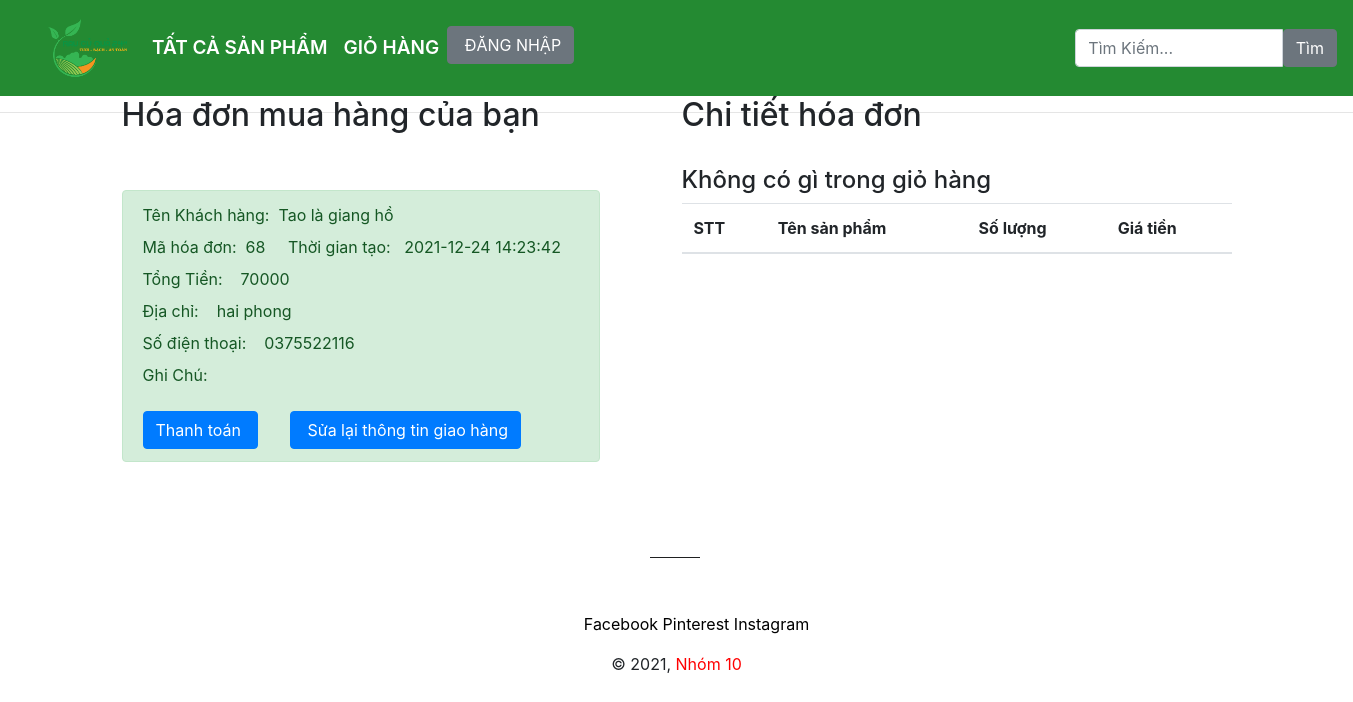
The app's page /order/index.php?id=1 with its own data.
### tables this page shows
CREATE TABLE `thanhvien` (
  `ID_ThanhVien` int(11) NOT NULL,
  `TenDangNhap` varchar(20) NOT NULL,
  `MatKhau` varchar(20) NOT NULL,
  `Email` varchar(50) NOT NULL,
  `HoVaTen` varchar(30) NOT NULL,
  `DiaChi` varchar(50) NOT NULL,
  `SoDienThoai` varchar(10) NOT NULL,
  `NgayDangKi` date NOT NULL
);

CREATE TABLE `hoadon` (
  `ID_HoaDon` int(11) NOT NULL,
  `ID_ThanhVien` int(11) NOT NULL,
  `ThoiGianLap` datetime NOT NULL,
  `DiaChi` varchar(30) NOT NULL,
  `GhiChu` varchar(30) NOT NULL,
  `GiaTien` float NOT NULL,
  `SoDienThoai` varchar(10) NOT NULL,
  `XuLy` tinyint(1) NOT NULL
);

### order/index.php (the view, shortened to what this page needs)
<?php
include("../conection.php");
$ID_ThanhVien=isset($_GET['id']) ? $_GET['id']: '';
$sql_getOrder="SELECT * FROM hoadon where ID_ThanhVien='$ID_ThanhVien' ORDER BY ID_HoaDon DESC";
$query_getOrder = mysqli_query($mysqli,$sql_getOrder);
$row_getOrder = mysqli_fetch_array($query_getOrder);
$sql_getCus="SELECT * FROM thanhvien where ID_ThanhVien='$ID_ThanhVien' ORDER BY ID_ThanhVien DESC";
$query_getCus = mysqli_query($mysqli,$sql_getCus);
$row_getCus = mysqli_fetch_array($query_getCus);
?>
<!DOCTYPE html >
<html style="scroll-behavior: smooth">
<head>
  <link rel="stylesheet"  href="../bootstrap/css/bootstrap.min.css">
  <link rel="stylesheet"  href="../bootstrap/css/bootstrap.css">
  <link rel="stylesheet"  href="../bootstrap/js/bootstrap.bundle.js">
  <link rel="stylesheet"  href="../bootstrap/js/bootstrap.bundle.min.js">
  <link rel="stylesheet"  href="../style.css">
  <link rel="stylesheet"  href="../themify-icons/themify-icons.css">
</head>
<body>
  <div class="sticky-top">
    <div class="menu sticky-top">
      <nav class="navbar navbar-expand-lg header-custom"  style="background-color: #248A32;">
        <div class="container-fluid font-header-custom">
          <a class="navbar-branch" href="../index.php">
            <img src="../image/logo/logochinh.png" height="80">
          </a>
          <div class="collapse navbar-collapse" id="navbarSupportedContent">
            <ul class="navbar-nav me-auto mb-2 mb-lg-0">
              <li class="nav-item">
                <a class="nav-link active"  href="index.php" style="color:white;">TẤT CẢ SẢN PHẨM</a>
              </li>
              <li class="nav-item">
                <a class="nav-link" href="../cart" style="color:white;">GIỎ HÀNG</a>
              </li>
              <?php if(isset($_SESSION['TenDangNhap'])) { ?>
                <li class="nav-item" >
                  <a class="nav-link active"  href="../historyOrder.php" style="color:white;">LỊCH SỬ ĐẶT HÀNG</a>
                </li>
                <li class="nav-item">
                  <a class="nav-link" href="../ThanhVien/logout.php" style="color:white;">ĐĂNG XUẤT</a>
                </li>
                <li class="nav-item">
                  <a type="button" class="btn btn-secondary" href="../ThanhVien/profile.php?id=<?php echo $_SESSION['ID_ThanhVien']?>" id="btn" style="color:white;"></span> <?php echo $_SESSION['HoVaTen']?></a>
                </li>
              <?php } else {?>
                <li><a type="button" class="btn btn-secondary" href="../ThanhVien/login.php">&nbsp;ĐĂNG NHẬP  </a></li>
              <?php }?>
            </ul>
          </div>
        </div>
        <form action="../sanpham/actionSanPham.php?TimKiem" class="navbar-form navbar-right" method="POST">
         <div class="input-group">
           <input type="Search" placeholder="Tìm Kiếm..." class="form-control" name="tukhoa">
           <div class="input-group-btn">
            <input type="submit" class="btn btn-secondary" name='tim' value="Tìm" >
          </div>
        </div>
      </form>
    </nav>
  </div>
</div>
<div class="container">
  <div class="get-order" style="float: left; ">
    <h2>Hóa đơn mua hàng của bạn</h2>
<div class="alert alert-success" role="alert">
  <div class="form-group">
    <label >Tên Khách hàng:&nbsp; <?php echo $row_getCus['HoVaTen']?> &nbsp; &nbsp; </label>
  <label >Mã hóa đơn:&nbsp; <?php echo $row_getOrder['ID_HoaDon']?> &nbsp; &nbsp; </label>
  <label >Thời gian tạo:&nbsp; &nbsp;<?php echo $row_getOrder['ThoiGianLap']?> &nbsp; &nbsp; </label>
<label >Tổng Tiền: &nbsp; &nbsp;<?php echo $row_getOrder['GiaTien']?> </label>
<label >Địa chỉ: &nbsp; &nbsp;<?php echo $row_getOrder['DiaChi']?> </label>
<label >Số điện thoại: &nbsp; &nbsp;<?php echo $row_getOrder['SoDienThoai']?> </label>
<label >Ghi Chú: &nbsp; &nbsp;<?php echo $row_getOrder['GhiChu']?> </label>
</div>
<a class="btn btn-primary" href="phuongthucthanhtoan.php?id=<?php echo $row_getOrder['ID_HoaDon'];?>">Thanh toán&nbsp;</a>
<a class="btn btn-primary" href="suaOrder.php?id=<?php echo $row_getOrder['ID_HoaDon'];?>">&nbsp;Sửa lại thông tin giao hàng</a>
</div>
</div>
<div class="get-order" style="width:550px;float: right; ">
  <h2>Chi tiết hóa đơn</h2>
<div class="tableInfo">
  <table class="table">
    <thead>
      <tr>
        <th scope="col">STT</th>
        <th scope="col">Tên sản phẩm</th>
        <th scope="col">Số lượng</th>
        <th scope="col">Giá tiền</th>
      </tr>
    </thead>
    <?php
    if (isset($_SESSION['cart'])) {
      $i=0;
      $allMoney=0;
      $allAmount=0;
      ?>
      <tbody>
        <?php foreach ($_SESSION['cart'] as $key => $value) {
          $i++;
          ?>
          <td><?= $i ?></td>
          <td><?= $value['TenSanPham'] ?></td>
          <td><?= $value['qty']?></td>
          <td><?= $value['GiaBan']?> Đồng</td>
        </tbody>
        <?php
      }
    }else{
      ?>
      <h4>Không có gì trong giỏ hàng</h4>
      <?php
    }
    ?>
  </table>
</div>
</div>
</div>
<hr class="hr--large">
<div class = "space" style="text-align: center; background-color: #white ">
  <img style= "" src="../image/thanhspace.PNG">
  <ul style="list-style: none" class="no-bullets social-icons">
    <li style="text-align: center">
      <a class = "ti-facebook"style=" color: black" href="https://www.facebook.com/b1231121" title="Code from BiBao" >
        Facebook
      </a>
      <a class = "ti-pinterest"style=" color: black" href="https://www.pinterest.com" title="Pinterest">
        Pinterest
      </a>
      <a class = "ti-instagram"style=" color: black" href="https://www.instagram.com/bibaoo/" title="Instagram">
        Instagram
      </a>
    </li>
  </ul>
  <p class="site-footer__copyright-content">
    © 2021,
    <a href="http://localhost/BanThucPham/index.php" \title=""style=" color: red" >Nhóm 10</a>
  </div>
</body>
</html>

### style.css (style rules this page uses)
.header-custom { background-color: #CCFFFF }
.font-header-custom { font-weight: 600; font-size: 19px }

### records on screen
thanhvien: HoVaTen "Tao là giang hồ"
hoadon: ID_HoaDon "68", ThoiGianLap "2021-12-24 14:23:42", GiaTien "70000", DiaChi "hai phong", SoDienThoai "0375522116"
